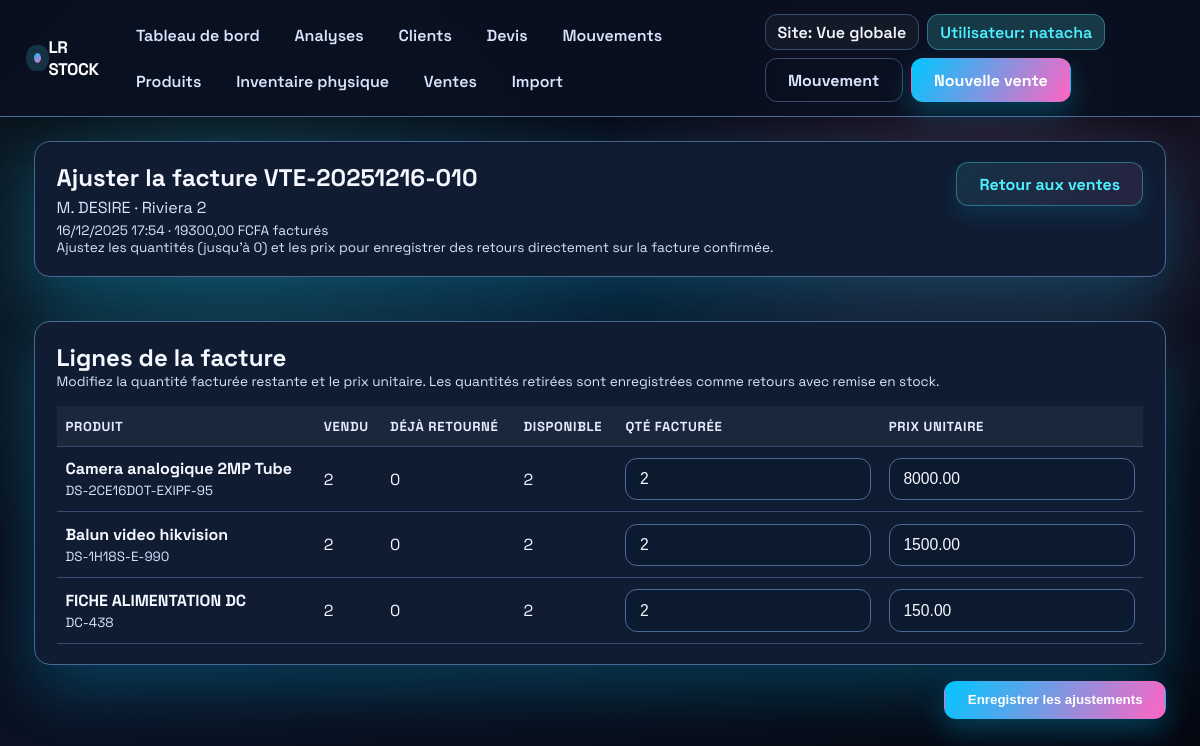
Page /ventes/136/ajuster/ (signed in) on the committed database.
### inventory/models.py (models this page shows, shortened)
class VersionedModelMixin(models.Model):
    class Meta:
        abstract = True

class TimeStampedModel(models.Model):
    created_at = models.DateTimeField(auto_now_add=True)
    updated_at = models.DateTimeField(auto_now=True)
    class Meta:
        abstract = True

class Sale(VersionedModelMixin, TimeStampedModel):
    class Status(models.TextChoices):
        DRAFT = "draft", "Brouillon"
        CONFIRMED = "confirmed", "Confirmée"
    reference = models.CharField("Référence", max_length=100, unique=True)
    sale_date = models.DateTimeField("Date de vente", default=timezone.now)
    customer = models.ForeignKey(
        Customer,
        on_delete=models.SET_NULL,
        related_name="sales",
        blank=True,
        null=True,
    )
    customer_name = models.CharField("Client", max_length=255, blank=True)
    notes = models.TextField(blank=True)
    site = models.ForeignKey(
        Site,
        on_delete=models.PROTECT,
        blank=True,
        null=True,
        related_name="sales",
    )
    amount_paid = models.DecimalField(
        "Montant payé",
        max_digits=12,
        decimal_places=2,
        default=Decimal("0.00"),
    )
    status = models.CharField(
        max_length=20,
        choices=Status.choices,
        default=Status.DRAFT,
    )
    class Meta:
        ordering = ["-sale_date", "-id"]
        verbose_name = "vente"
        verbose_name_plural = "ventes"
    @property
    def customer_display_name(self) -> str:
        if self.customer:
            return self.customer.display_name
        return self.customer_name or "-"
    @property
    def total_amount(self) -> Decimal:
        total = Decimal("0.00")
        for item in self.items.all():
            total += item.total_amount
        return total

class Customer(VersionedModelMixin, TimeStampedModel):
    reference = models.CharField(
        "Référence client",
        max_length=20,
        unique=True,
        default=generate_customer_reference,
    )
    name = models.CharField("Nom du contact", max_length=255)
    company_name = models.CharField("Entreprise", max_length=255, blank=True)
    email = models.EmailField(blank=True)
    phone = models.CharField(max_length=50, blank=True)
    address = models.TextField(blank=True)
    credit_limit = models.DecimalField(
        "Plafond de crédit",
        max_digits=12,
        decimal_places=2,
        default=Decimal("0.00"),
    )
    notes = models.TextField(blank=True)
    objects = CustomerQuerySet.as_manager()
    class Meta:
        ordering = ["name", "company_name"]
        verbose_name = "client"
        verbose_name_plural = "clients"
    @property
    def display_name(self) -> str:
        if self.company_name and self.name:
            return f"{self.company_name} - {self.name}"
        return self.company_name or self.name or self.reference

class Site(TimeStampedModel):
    name = models.CharField(max_length=150, unique=True)
    description = models.TextField(blank=True)
    class Meta:
        ordering = ["name"]
        verbose_name = "site"
        verbose_name_plural = "sites"

class SaleItem(TimeStampedModel):
    class LineType(models.TextChoices):
        PRODUCT = "product", "Produit"
        NOTE = "note", "Note"
        SECTION = "section", "Section"
    sale = models.ForeignKey(
        Sale, on_delete=models.CASCADE, related_name="items"
    )
    product = models.ForeignKey(
        Product,
        on_delete=models.PROTECT,
        related_name="sale_items",
        blank=True,
        null=True,
    )
    line_type = models.CharField(
        max_length=20,
        choices=LineType.choices,
        default=LineType.PRODUCT,
    )
    description = models.CharField(max_length=255, blank=True)
    position = models.PositiveIntegerField(default=0)
    quantity = models.PositiveIntegerField(default=1)
    unit_price = models.DecimalField(max_digits=10, decimal_places=2, default=Decimal("0.00"))
    returned_quantity = models.PositiveIntegerField(default=0)
    scan_code = models.CharField(max_length=255, blank=True)
    scanned_at = models.DateTimeField(blank=True, null=True)
    stock_movement = models.OneToOneField(
        StockMovement,
        on_delete=models.SET_NULL,
        blank=True,
        null=True,
        related_name="sale_item",
    )
    class Meta:
        verbose_name = "ligne de vente"
        verbose_name_plural = "lignes de vente"
        ordering = ["position", "id"]
    @property
    def total_amount(self) -> Decimal:
        if self.line_type != self.LineType.PRODUCT:
            return Decimal("0.00")
        net_quantity = max(self.quantity - self.returned_quantity, 0)
        return self.unit_price * Decimal(net_quantity)
    @property
    def available_return_quantity(self) -> int:
        return max(0, self.quantity - self.returned_quantity)

class Product(VersionedModelMixin, TimeStampedModel):
    sku = models.CharField("SKU", max_length=100, unique=True)
    manufacturer_reference = models.CharField(
        "Référence fabricant", max_length=100, blank=True
    )
    name = models.CharField("Nom", max_length=255)
    description = models.TextField(blank=True)
    brand = models.ForeignKey(Brand, on_delete=models.PROTECT, related_name="products")
    category = models.ForeignKey(
        Category, on_delete=models.PROTECT, related_name="products"
    )
    barcode = models.CharField("Code-barres", max_length=128, blank=True, null=True, unique=True)
    minimum_stock = models.PositiveIntegerField("Stock minimal", default=0)
    purchase_price = models.DecimalField(
        "Prix d'achat", max_digits=10, decimal_places=2, blank=True, null=True
    )
    sale_price = models.DecimalField(
        "Prix de vente", max_digits=10, decimal_places=2, blank=True, null=True
    )
    image = models.FileField(
        "Image produit",
        upload_to="products/images",
        blank=True,
        null=True,
    )
    objects = ProductQuerySet.as_manager()
    class Meta:
        ordering = ["name"]

### inventory/views.py (the view, shortened to what this page needs)
# urls.py: path("ventes/<int:pk>/ajuster/", login_required(views.sale_adjust), name="sale_adjust"),
def sale_adjust(request, pk):
    sale = get_object_or_404(
        Sale.objects.select_related("customer", "site").prefetch_related("items__product"),
        pk=pk,
    )
    if sale.status != Sale.Status.CONFIRMED:
        messages.warning(
            request, "Seules les ventes confirmées peuvent être ajustées."
        )
        return redirect(reverse("inventory:sales_list"))
    sale_items = list(
        sale.items.filter(
            line_type=SaleItem.LineType.PRODUCT,
            product__isnull=False,
        ).order_by("position", "id")
    )
    AdjustmentFormSet = formset_factory(SaleAdjustmentItemForm, extra=0)
    initial_data = [
        {
            "sale_item_id": item.pk,
            "keep_quantity": max(item.quantity - item.returned_quantity, 0),
            "unit_price": item.unit_price,
        }
        for item in sale_items
    ]
    formset = AdjustmentFormSet(
        request.POST or None,
        prefix="adjust",
        initial=initial_data,
    )
    form_rows = list(zip(formset.forms, sale_items))
    context = {
        "sale": sale,
        "formset": formset,
        "form_rows": form_rows,
        "cancel_url": reverse("inventory:sales_list"),
    }
    return render(request, "inventory/sale_adjust.html", context)

### inventory/templates/inventory/sale_adjust.html (shortened to what this page needs)
{% extends "inventory/base.html" %}
{% block content %}
<div class="card" style="margin-bottom:1.5rem;">
    <div style="display:flex;justify-content:space-between;align-items:flex-start;gap:1rem;">
        <div>
            <h1 style="margin:0;font-size:1.5rem;">Ajuster la facture {{ sale.reference }}</h1>
            <p style="margin:0.25rem 0;color:var(--muted);">
                {{ sale.customer_display_name }}
                {% if sale.site %}
                    · {{ sale.site.name }}
                {% endif %}
            </p>
            <p style="margin:0;color:var(--muted);font-size:0.85rem;">
                {{ sale.sale_date|date:"d/m/Y H:i" }} · {{ sale.total_amount|floatformat:2 }} FCFA facturés
            </p>
            <p style="margin:0;color:var(--muted);font-size:0.85rem;">
                Ajustez les quantités (jusqu'à 0) et les prix pour enregistrer des retours directement sur la facture confirmée.
            </p>
        </div>
        <div>
            <a href="{{ cancel_url }}" class="btn secondary">Retour aux ventes</a>
        </div>
    </div>
</div>
<form method="post">
    <div class="card">
        <div style="display:flex;justify-content:space-between;align-items:center;margin-bottom:1rem;">
            <div>
                <h2 style="margin:0;">Lignes de la facture</h2>
                <p style="margin:0;color:var(--muted);font-size:0.85rem;">
                    Modifiez la quantité facturée restante et le prix unitaire. Les quantités retirées sont enregistrées comme retours avec remise en stock.
                </p>
            </div>
        </div>
        <div class="table-wrapper">
            <table>
                <thead>
                    <tr>
                        <th>Produit</th>
                        <th>Vendu</th>
                        <th>Déjà retourné</th>
                        <th>Disponible</th>
                        <th>Qté facturée</th>
                        <th>Prix unitaire</th>
                    </tr>
                </thead>
                <tbody>
                    {% if form_rows %}
                        {% for form,item in form_rows %}
                            <tr>
                                <td>
                                    <strong>{{ item.product.name }}</strong><br>
                                    <small style="color:var(--muted);">{{ item.product.sku }}</small>
                                </td>
                                <td>{{ item.quantity }}</td>
                                <td>{{ item.returned_quantity }}</td>
                                <td>{{ item.available_return_quantity }}</td>
                                <td>
                                    {{ form.keep_quantity }}
                                </td>
                                <td>
                                    {{ form.unit_price }}
                                </td>
                            </tr>
                        {% endfor %}
                    {% else %}
                        <tr>
                            <td colspan="6" style="text-align:center;">Aucune ligne produit à ajuster.</td>
                        </tr>
                    {% endif %}
                </tbody>
            </table>
        </div>
    </div>
    <div style="margin-top:1rem;text-align:right;">
        <button type="submit" class="btn">Enregistrer les ajustements</button>
    </div>
</form>
{% endblock %}

### inventory/templates/inventory/base.html (shortened to what this page needs)
{% load static %}
<!DOCTYPE html>
<html lang="fr">
<head>
</head>
<body>
    <div class="app-shell">
        <header class="topbar">
            <div class="topbar-inner">
                <a class="brand" href="{% url 'inventory:dashboard' %}">
                    <span class="dot" aria-hidden="true"></span>
                     LR Stock
                </a>
                <nav class="nav">
                    {% with current=request.resolver_match.url_name %}
                        <a href="{% url 'inventory:dashboard' %}" class="{% if current == 'dashboard' %}active{% endif %}">Tableau de bord</a>
                        <a href="{% url 'inventory:analytics' %}" class="{% if current == 'analytics' %}active{% endif %}">Analyses</a>
                        <a href="{% url 'inventory:customer_list' %}" class="{% if current == 'customer_list' or current == 'customer_create' or current == 'customer_detail' or current == 'customer_update' %}active{% endif %}">Clients</a>
                        <a href="{% url 'inventory:quotes_list' %}" class="{% if current == 'quotes_list' or current == 'quote_create' or current == 'quote_detail' %}active{% endif %}">Devis</a>
                        <a href="{% url 'inventory:record_movement' %}" class="{% if current == 'record_movement' %}active{% endif %}">Mouvements</a>
                        <a href="{% url 'inventory:inventory_overview' %}" class="{% if current == 'inventory_overview' %}active{% endif %}">Produits</a>
                        <a href="{% url 'inventory:inventory_physical' %}" class="{% if current == 'inventory_physical' %}active{% endif %}">Inventaire physique</a>
                        <a href="{% url 'inventory:sales_list' %}" class="{% if current == 'sales_list' or current == 'sale_create' %}active{% endif %}">Ventes</a>
                        <a href="{% url 'inventory:import_products' %}" class="{% if current == 'import_products' %}active{% endif %}">Import</a>
                    {% endwith %}
                </nav>
                <div class="user-actions">
                    <span class="context-chip">Site: {{ active_site.name|default:"Vue globale" }}</span>
                    <span class="context-chip" style="background:var(--accent-soft); border-color: rgba(77,240,255,0.35); color: var(--accent);">Utilisateur: {{ request.user.username|default:"Invite" }}</span>
                    <a class="btn ghost" href="{% url 'inventory:record_movement' %}">Mouvement</a>
                    <a class="btn" href="{% url 'inventory:sale_create' %}">Nouvelle vente</a>
                </div>
            </div>
        </header>
        <main class="container">
            <div class="page">
                {% block content %}{% endblock %}
            </div>
        </main>
    </div>
</body>
</html>

### rows in the picture
Sale: reference "VTE-20251216-010", customer_display_name "M. DESIRE", site.name "Riviera 2", sale_date "16/12/2025 17:54", total_amount "19300,00"
SaleItem: product.name "Camera analogique 2MP Tube", product.sku "DS-2CE16D0T-EXIPF-95", quantity "2", returned_quantity "0", available_return_quantity "2", keep_quantity "2", unit_price "8000.00"
SaleItem: product.name "Balun video hikvision", product.sku "DS-1H18S-E-990", quantity "2", returned_quantity "0", available_return_quantity "2", keep_quantity "2", unit_price "1500.00"
SaleItem: product.name "FICHE ALIMENTATION DC", product.sku "DC-438", quantity "2", returned_quantity "0", available_return_quantity "2", keep_quantity "2", unit_price "150.00"

### other values in the picture
{{ active_site.name|default:"Vue globale" }} "Vue globale"
{{ request.user.username|default:"Invite" }} "natacha"
